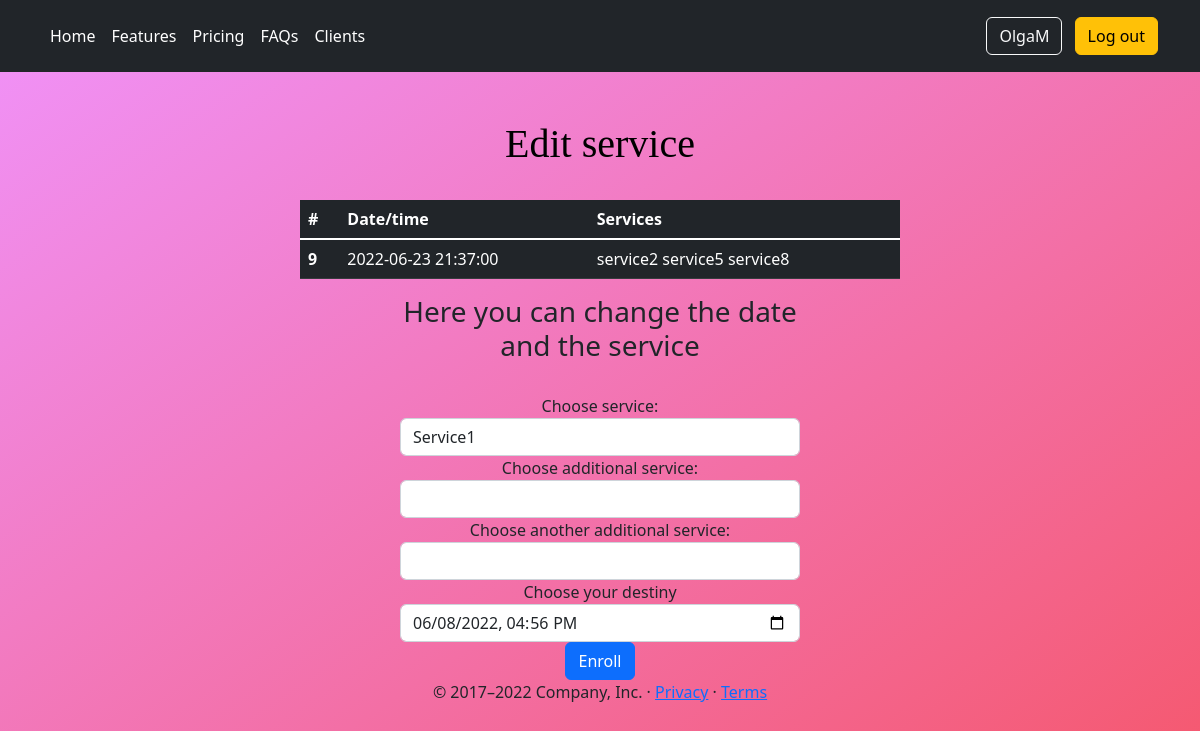
The app's page /edit_service/9 (signed in), older data.
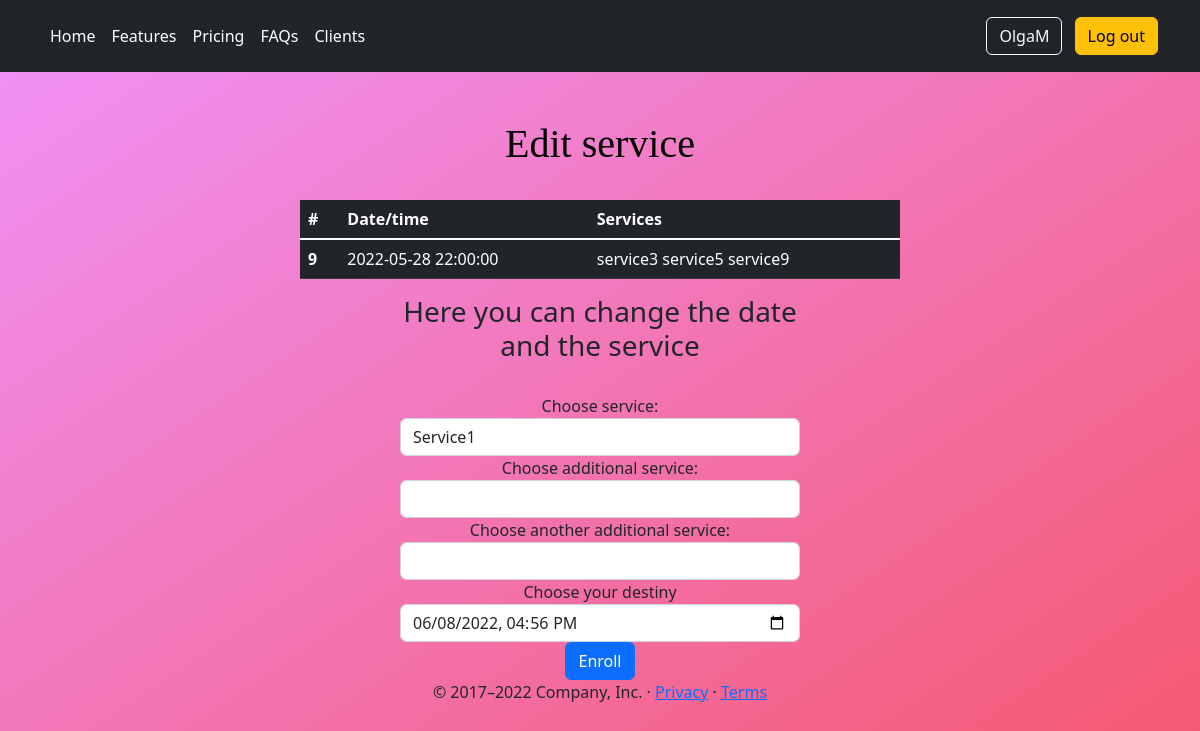
The same page, newer data.
### app/models.py (models this page shows, shortened)
class Service(db.Model):
    __tablename__ = 'service'
    id = db.Column(db.Integer, primary_key=True)
    service = db.Column(db.String(140))
    service_time = db.Column(db.String, index=True)  # TODO service date\time
    user_id = db.Column(db.Integer, db.ForeignKey('user.id'))

### app/routes.py (the view, shortened to what this page needs)
@app.route('/edit_service/<int:service_id>', methods=['GET', 'POST'])
@login_required
def edit_service(service_id):
    service = Service.query.filter_by(id=service_id).first()
    form = Services()
    return render_template('edit_service.html', title='Edit service', form=form, user=current_user, service=service)

### app/forms.py
class Services(FlaskForm):
    service1 = SelectField('Choose service:', choices=['Service1', 'service2', 'service3'])
    service2 = SelectField('Choose additional service:', render_kw={'placeholder': 'Add service'},
                           choices=['', 'Service4', 'service5', 'service6'],
                           validate_choice=False)
    service3 = SelectField('Choose another additional service:', choices=['', 'Service7', 'service8', 'service9'],
                           validate_choice=False)
    service_time = DateTimeLocalField('Choose your destiny', default=datetime.today(), validators=[InputRequired()],
                                      format='%Y-%m-%dT%H:%M')
    submit = SubmitField('Enroll', render_kw={'class': 'btn btn-info'})

### app/models.py (called while the page is built)
@login.user_loader
def load_user(id):
    return User.query.get(int(id))

### app/routes.py (called while the page is built)
@app.before_request
def before_request():
    if current_user.is_authenticated:
        current_user.last_seen = datetime.today()
        db.session.commit()

### app/templates/edit_service.html (shortened to what this page needs)
{% extends "base.html" %}
{% import "bootstrap/wtf.html" as wtf %}
{% block body %}
<br><br><h1>Edit service</h1><br>
 <table class="table table-dark">
        <thead>
        <tr>
            <th scope="col">#</th>
            <th scope="col">Date/time</th>
            <th scope="col">Services</th>
        </tr>
        </thead>
        <tbody class="table-group-divider">
        <tr>
            {% if user == current_user %}
            <th scope="row">{{ service.id }}</th>
            <td>{{ service.service_time }}</td>
            <td>{{ service.service }}</td>
            {% endif %}
        </tr>
        </tbody>
    </table>
    <form action="" method="post">
        <h3><label>Here you can change the date and the service</label></h3><br>
        {{ wtf.quick_form(form) }}
    </form>{% endblock %}
{% block footer%}
    <footer class="container">
        <p>&copy; 2017–2022 Company, Inc. &middot; <a href="#">Privacy</a> &middot; <a href="#">Terms</a></p>
    </footer>
{% endblock %}

Row changes from the older to the newer data that the page shows:
changed Service id 9: service_time "2022-06-23 21:37:00" → "2022-05-28 22:00:00"; service "service2 service5 service8" → "service3 service5 service9"
